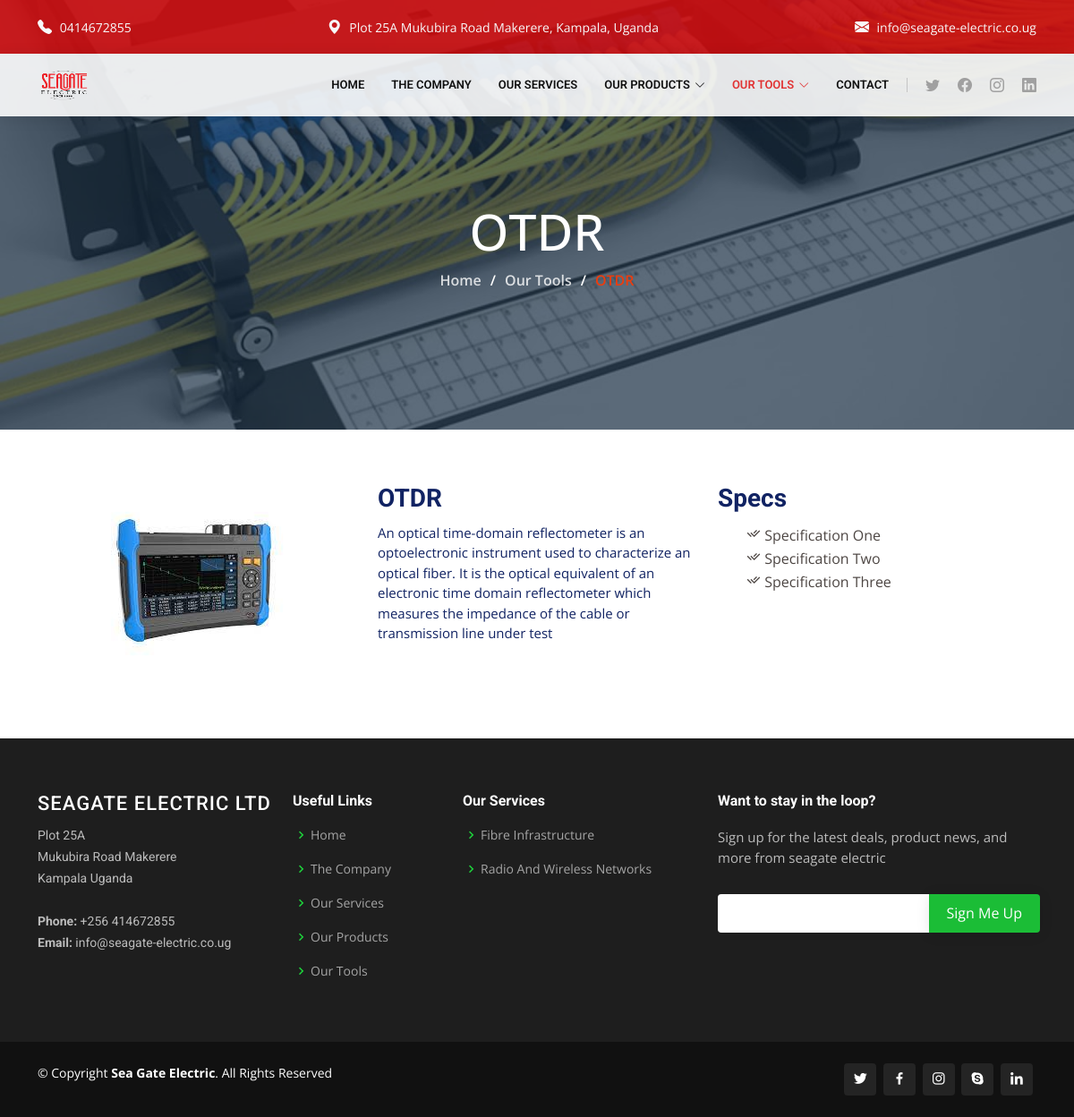
The page /tools/tool/1 on the database its author committed.
### tools/models.py (models this page shows, shortened)
class Tool(models.Model):
    toolImage = models.ImageField(upload_to="img/tools")
    name = models.CharField(max_length=150)
    small_desc = models.CharField(max_length=1000)
    big_desc = models.CharField(max_length=1500)
    class Meta:
        verbose_name = _("Tool")
        verbose_name_plural = _("Tools")

### tools/views.py (the view)
# urls.py: path('tool/<int:id>',views.tool,name='tool')
def tool(request, id):
    products = Product.objects.all()
    tools = Tool.objects.all()
    tool = tools.get(id=id)
    services = Service.objects.all()[1]
    return render(request,'tool.html', {"products":products,"tools":tools, "tool":tool,"services":services})

### tools/templates/tool.html (shortened to what this page needs)
{% extends 'master.html'%}
{% load static%}
{% block content%}
   <div class="breadcrumbs d-flex align-items-center" style="background-image: url('../../static/img/tools.jpeg');">
    <div class="container position-relative d-flex flex-column align-items-center">
      <h2>{{tool.name}}</h2>
      <ol>
        <li><a href="/">Home</a></li>
        <li><a href="{% url 'tools'%}">Our Tools</a></li>
        <li>{{tool.name}}</li>
      </ol>
    </div>
  </div>
    <section id="Tools-details">
        <div class="container">
          <div class="row">
            <div class="col-md-4 text-center">
              <img src="{{tool.toolImage.url}}" alt="{{tool.name}}" class="img-fluid">
            </div>
            <div class="col-md-4">
              <div class="details">
                <h2>{{tool.name}}</h2>
                  <p>{{tool.big_desc}}</p>
              </div>
            </div>
            <div class="col-md-4">
              <div class="details">
                <h2>Specs</h2>
                                    <ul style="list-style: none;">
              <li><i class="ri-check-double-line"></i> Specification One</li>
              <li><i class="ri-check-double-line"></i> Specification Two</li>
              <li><i class="ri-check-double-line"></i> Specification Three</li>
              </div>
            </div>
          </div>
        </div>
      </section>
{% endblock %}

### SeaGateProject/static/css/style.css (style rules this page uses)
body { font-family: "Open Sans", sans-serif; color: #4d4643; }
a { text-decoration: none; }
h1, h2, h3, h4, h5, h6 { font-family: "Roboto", sans-serif; }
section { padding: 60px 0; overflow: hidden; }
.breadcrumbs { padding: 140px 0 60px 0; min-height: 60vh; position: relative; background-size: cover; background-position: center; background-repeat: no-repeat; }
.breadcrumbs:before { content: ""; background-color: rgba(27, 47, 69, 0.7); position: absolute; inset: 0; }
.breadcrumbs h2 { font-size: 56px; font-weight: 500; color: #fff; font-family: var(--font-secondary); }
.breadcrumbs ol { display: flex; flex-wrap: wrap; list-style: none; padding: 0 0 10px 0; margin: 0; font-size: 16px; font-weight: 600; color: var(--color-primary); }
.breadcrumbs ol a { color: rgba(255, 255, 255, 0.8); transition: 0.3s; }
.breadcrumbs ol li+li { padding-left: 10px; color: #ed3c0d; }
.breadcrumbs ol li+li::before { display: inline-block; padding-right: 10px; color: #fff; content: "/"; }
#Tools-details .details h2 { color: #112363; font-size: 28px; font-weight: 700; margin-bottom: 10px; }
#Tools-details .details p { color: #112363; font-size: 15px; margin-bottom: 10px; }

### rows shown on the page
Tool: name "OTDR", toolImage (picture), big_desc "An optical time-domain reflectometer is an optoelectronic instrument used to characterize an optical fiber. It is the optical equivalent of an electronic time domain reflectometer which measures the impedance of the cable or transmission line under test"
